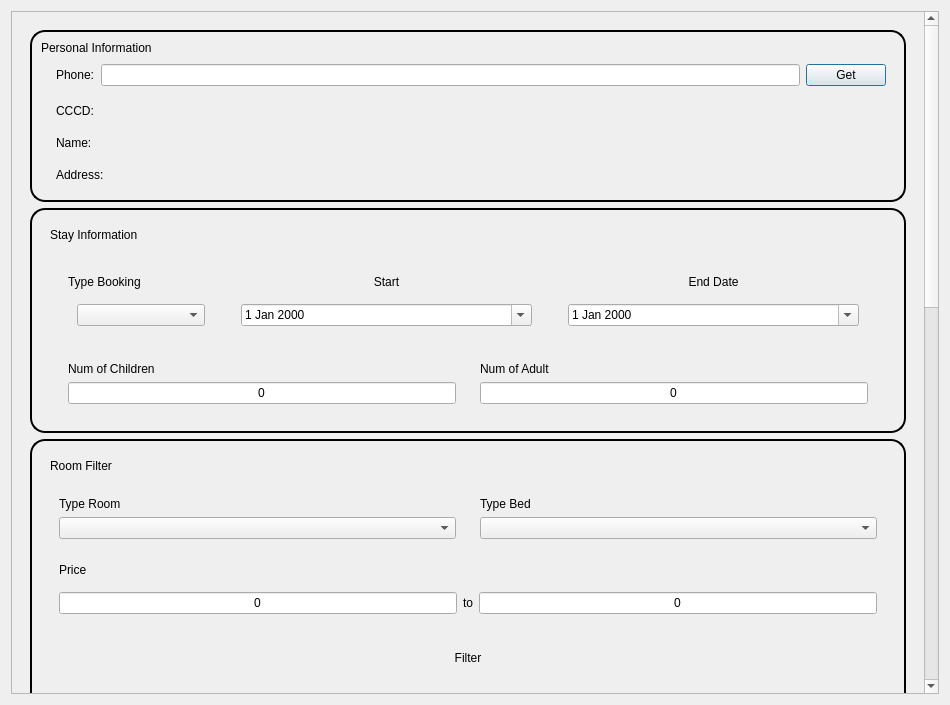
<?xml version="1.0" encoding="UTF-8"?>
<ui version="4.0">
 <class>Booking_Dialog</class>
 <widget class="QDialog" name="Booking_Dialog">
  <property name="geometry">
   <rect>
    <x>0</x>
    <y>0</y>
    <width>950</width>
    <height>705</height>
   </rect>
  </property>
  <property name="windowTitle">
   <string>Booking Dialog</string>
  </property>
  <property name="styleSheet">
   <string notr="true">QPushButton {
          background-color: #007BFF;
              color: white;  
              border: none;                
              border-radius: 10px;        
             padding: 5px 10px;        
         }
          QPushButton:hover {
               background-color: #0056b3;   
           }

background-color: rgb(255, 255, 255);</string>
  </property>
  <layout class="QVBoxLayout" name="verticalLayout_16">
   <item>
    <widget class="QScrollArea" name="scrollArea">
     <property name="frameShadow">
      <enum>QFrame::Plain</enum>
     </property>
     <property name="widgetResizable">
      <bool>true</bool>
     </property>
     <widget class="QWidget" name="scrollAreaWidgetContents">
      <property name="geometry">
       <rect>
        <x>0</x>
        <y>-1156</y>
        <width>916</width>
        <height>1841</height>
       </rect>
      </property>
      <layout class="QVBoxLayout" name="verticalLayout_30">
       <item>
        <widget class="QWidget" name="verticalWidget" native="true">
         <property name="styleSheet">
          <string notr="true">QFrame#personal_information_container,
QFrame#booking_summary_container, 
QFrame#bill_container, 
QFrame#room_filter_container,
QFrame#service_container
{
                            border: 2px solid black;
                            border-radius: 15px;
                            }
                        </string>
         </property>
         <layout class="QVBoxLayout" name="verticalLayout">
          <item>
           <widget class="QFrame" name="personal_information_container">
            <property name="styleSheet">
             <string notr="true"/>
            </property>
            <property name="frameShape">
             <enum>QFrame::Panel</enum>
            </property>
            <property name="frameShadow">
             <enum>QFrame::Plain</enum>
            </property>
            <layout class="QVBoxLayout" name="verticalLayout_2">
             <property name="spacing">
              <number>0</number>
             </property>
             <property name="sizeConstraint">
              <enum>QLayout::SetDefaultConstraint</enum>
             </property>
             <item>
              <widget class="QLabel" name="label_lb">
               <property name="text">
                <string>Personal Information</string>
               </property>
              </widget>
             </item>
             <item>
              <widget class="QWidget" name="phone_container" native="true">
               <layout class="QHBoxLayout" name="horizontalLayout_3" stretch="0,0,0">
                <property name="leftMargin">
                 <number>15</number>
                </property>
                <item>
                 <widget class="QLabel" name="label_4">
                  <property name="text">
                   <string>Phone:</string>
                  </property>
                 </widget>
                </item>
                <item>
                 <widget class="QLineEdit" name="phone_et">
                  <property name="text">
                   <string/>
                  </property>
                  <property name="alignment">
                   <set>Qt::AlignCenter</set>
                  </property>
                 </widget>
                </item>
                <item>
                 <widget class="QPushButton" name="get_user_btn">
                  <property name="text">
                   <string>Get</string>
                  </property>
                 </widget>
                </item>
               </layout>
              </widget>
             </item>
             <item>
              <widget class="QWidget" name="id_container" native="true">
               <layout class="QHBoxLayout" name="horizontalLayout_6" stretch="1,9">
                <property name="spacing">
                 <number>0</number>
                </property>
                <property name="leftMargin">
                 <number>15</number>
                </property>
                <item>
                 <widget class="QLabel" name="label">
                  <property name="text">
                   <string>CCCD:</string>
                  </property>
                 </widget>
                </item>
                <item>
                 <widget class="QLabel" name="id_lb">
                  <property name="sizePolicy">
                   <sizepolicy hsizetype="Preferred" vsizetype="Preferred">
                    <horstretch>0</horstretch>
                    <verstretch>0</verstretch>
                   </sizepolicy>
                  </property>
                  <property name="text">
                   <string/>
                  </property>
                  <property name="alignment">
                   <set>Qt::AlignCenter</set>
                  </property>
                 </widget>
                </item>
               </layout>
              </widget>
             </item>
             <item>
              <widget class="QWidget" name="name_container" native="true">
               <layout class="QHBoxLayout" name="horizontalLayout_5" stretch="1,9">
                <property name="leftMargin">
                 <number>15</number>
                </property>
                <item>
                 <widget class="QLabel" name="label_3">
                  <property name="text">
                   <string>Name:</string>
                  </property>
                 </widget>
                </item>
                <item>
                 <widget class="QLabel" name="name_lb">
                  <property name="sizePolicy">
                   <sizepolicy hsizetype="Expanding" vsizetype="Preferred">
                    <horstretch>0</horstretch>
                    <verstretch>0</verstretch>
                   </sizepolicy>
                  </property>
                  <property name="text">
                   <string/>
                  </property>
                  <property name="alignment">
                   <set>Qt::AlignCenter</set>
                  </property>
                 </widget>
                </item>
               </layout>
              </widget>
             </item>
             <item>
              <widget class="QWidget" name="address_container" native="true">
               <layout class="QHBoxLayout" name="horizontalLayout_4" stretch="1,9">
                <property name="leftMargin">
                 <number>15</number>
                </property>
                <item>
                 <widget class="QLabel" name="label_5">
                  <property name="text">
                   <string>Address:</string>
                  </property>
                 </widget>
                </item>
                <item>
                 <widget class="QLabel" name="address_lb">
                  <property name="text">
                   <string/>
                  </property>
                  <property name="alignment">
                   <set>Qt::AlignCenter</set>
                  </property>
                 </widget>
                </item>
               </layout>
              </widget>
             </item>
            </layout>
           </widget>
          </item>
          <item>
           <widget class="QFrame" name="booking_summary_container">
            <property name="styleSheet">
             <string notr="true"/>
            </property>
            <property name="frameShape">
             <enum>QFrame::Panel</enum>
            </property>
            <property name="frameShadow">
             <enum>QFrame::Plain</enum>
            </property>
            <layout class="QVBoxLayout" name="verticalLayout_3">
             <item>
              <widget class="QWidget" name="horizontalWidget_2" native="true">
               <layout class="QHBoxLayout" name="horizontalLayout_2">
                <item>
                 <widget class="QLabel" name="label_2">
                  <property name="text">
                   <string>Stay Information</string>
                  </property>
                 </widget>
                </item>
               </layout>
              </widget>
             </item>
             <item>
              <widget class="QWidget" name="widget" native="true">
               <layout class="QVBoxLayout" name="verticalLayout_15">
                <property name="spacing">
                 <number>0</number>
                </property>
                <property name="topMargin">
                 <number>0</number>
                </property>
                <property name="bottomMargin">
                 <number>9</number>
                </property>
                <item>
                 <widget class="QWidget" name="widget_9" native="true">
                  <layout class="QHBoxLayout" name="horizontalLayout" stretch="2,4,4">
                   <property name="spacing">
                    <number>0</number>
                   </property>
                   <item>
                    <widget class="QWidget" name="widget_18" native="true">
                     <layout class="QVBoxLayout" name="verticalLayout_17">
                      <item>
                       <widget class="QLabel" name="label_17">
                        <property name="text">
                         <string>Type Booking</string>
                        </property>
                       </widget>
                      </item>
                      <item>
                       <widget class="QWidget" name="widget_19" native="true">
                        <layout class="QHBoxLayout" name="horizontalLayout_11" stretch="0">
                         <item>
                          <widget class="QComboBox" name="type_booking_cb">
                           <property name="editable">
                            <bool>false</bool>
                           </property>
                           <property name="frame">
                            <bool>true</bool>
                           </property>
                          </widget>
                         </item>
                        </layout>
                       </widget>
                      </item>
                     </layout>
                    </widget>
                   </item>
                   <item>
                    <widget class="QWidget" name="widget_4" native="true">
                     <layout class="QVBoxLayout" name="verticalLayout_7">
                      <item>
                       <widget class="QLabel" name="label_7">
                        <property name="text">
                         <string>Start</string>
                        </property>
                        <property name="alignment">
                         <set>Qt::AlignCenter</set>
                        </property>
                       </widget>
                      </item>
                      <item>
                       <widget class="QWidget" name="widget_17" native="true">
                        <layout class="QHBoxLayout" name="horizontalLayout_10" stretch="9">
                         <item>
                          <widget class="QDateEdit" name="start_date_picker">
                           <property name="sizePolicy">
                            <sizepolicy hsizetype="Preferred" vsizetype="Preferred">
                             <horstretch>0</horstretch>
                             <verstretch>0</verstretch>
                            </sizepolicy>
                           </property>
                           <property name="calendarPopup">
                            <bool>true</bool>
                           </property>
                          </widget>
                         </item>
                        </layout>
                       </widget>
                      </item>
                     </layout>
                    </widget>
                   </item>
                   <item>
                    <widget class="QWidget" name="widget_5" native="true">
                     <layout class="QVBoxLayout" name="verticalLayout_8">
                      <item>
                       <widget class="QLabel" name="label_8">
                        <property name="text">
                         <string>End Date</string>
                        </property>
                        <property name="alignment">
                         <set>Qt::AlignCenter</set>
                        </property>
                       </widget>
                      </item>
                      <item>
                       <widget class="QWidget" name="widget_2" native="true">
                        <layout class="QHBoxLayout" name="horizontalLayout_16" stretch="9">
                         <item>
                          <widget class="QDateEdit" name="end_date_picker">
                           <property name="minimumDateTime">
                            <datetime>
                             <hour>0</hour>
                             <minute>0</minute>
                             <second>4</second>
                             <year>1752</year>
                             <month>9</month>
                             <day>14</day>
                            </datetime>
                           </property>
                           <property name="calendarPopup">
                            <bool>true</bool>
                           </property>
                          </widget>
                         </item>
                        </layout>
                       </widget>
                      </item>
                     </layout>
                    </widget>
                   </item>
                  </layout>
                 </widget>
                </item>
                <item>
                 <widget class="QWidget" name="widget_11" native="true">
                  <layout class="QHBoxLayout" name="horizontalLayout_8">
                   <property name="topMargin">
                    <number>0</number>
                   </property>
                   <property name="bottomMargin">
                    <number>0</number>
                   </property>
                   <item>
                    <widget class="QWidget" name="widget_13" native="true">
                     <layout class="QVBoxLayout" name="verticalLayout_13">
                      <item>
                       <widget class="QLabel" name="label_14">
                        <property name="text">
                         <string>Num of Children</string>
                        </property>
                       </widget>
                      </item>
                      <item>
                       <widget class="QLineEdit" name="num_child_et">
                        <property name="text">
                         <string>0</string>
                        </property>
                        <property name="alignment">
                         <set>Qt::AlignCenter</set>
                        </property>
                       </widget>
                      </item>
                     </layout>
                    </widget>
                   </item>
                   <item>
                    <widget class="QWidget" name="widget_14" native="true">
                     <layout class="QVBoxLayout" name="verticalLayout_14">
                      <item>
                       <widget class="QLabel" name="label_15">
                        <property name="text">
                         <string>Num of Adult</string>
                        </property>
                       </widget>
                      </item>
                      <item>
                       <widget class="QLineEdit" name="num_adult_et">
                        <property name="text">
                         <string>0</string>
                        </property>
                        <property name="alignment">
                         <set>Qt::AlignCenter</set>
                        </property>
                       </widget>
                      </item>
                     </layout>
                    </widget>
                   </item>
                  </layout>
                 </widget>
                </item>
               </layout>
              </widget>
             </item>
            </layout>
           </widget>
          </item>
          <item>
           <widget class="QFrame" name="room_filter_container">
            <property name="styleSheet">
             <string notr="true"/>
            </property>
            <property name="frameShape">
             <enum>QFrame::Panel</enum>
            </property>
            <property name="frameShadow">
             <enum>QFrame::Plain</enum>
            </property>
            <layout class="QVBoxLayout" name="verticalLayout_25">
             <item>
              <widget class="QWidget" name="horizontalWidget_14" native="true">
               <layout class="QVBoxLayout" name="verticalLayout_5">
                <item>
                 <widget class="QLabel" name="label_16">
                  <property name="text">
                   <string>Room Filter</string>
                  </property>
                 </widget>
                </item>
               </layout>
              </widget>
             </item>
             <item>
              <widget class="QWidget" name="widget_15" native="true">
               <layout class="QHBoxLayout" name="horizontalLayout_9" stretch="0,0">
                <property name="topMargin">
                 <number>0</number>
                </property>
                <property name="bottomMargin">
                 <number>0</number>
                </property>
                <item>
                 <widget class="QWidget" name="widget_16" native="true">
                  <layout class="QVBoxLayout" name="verticalLayout_11">
                   <item>
                    <widget class="QLabel" name="label_11">
                     <property name="text">
                      <string>Type Room</string>
                     </property>
                    </widget>
                   </item>
                   <item>
                    <widget class="QComboBox" name="type_room_cb"/>
                   </item>
                  </layout>
                 </widget>
                </item>
                <item>
                 <widget class="QWidget" name="widget_20" native="true">
                  <layout class="QVBoxLayout" name="verticalLayout_12">
                   <item>
                    <widget class="QLabel" name="label_12">
                     <property name="text">
                      <string>Type Bed</string>
                     </property>
                    </widget>
                   </item>
                   <item>
                    <widget class="QComboBox" name="type_bed_cb"/>
                   </item>
                  </layout>
                 </widget>
                </item>
               </layout>
              </widget>
             </item>
             <item>
              <widget class="QWidget" name="widget_29" native="true">
               <layout class="QHBoxLayout" name="horizontalLayout_17" stretch="5">
                <property name="topMargin">
                 <number>0</number>
                </property>
                <property name="bottomMargin">
                 <number>0</number>
                </property>
                <item>
                 <widget class="QWidget" name="widget_30" native="true">
                  <layout class="QVBoxLayout" name="verticalLayout_23">
                   <item>
                    <widget class="QLabel" name="label_18">
                     <property name="text">
                      <string>Price</string>
                     </property>
                    </widget>
                   </item>
                   <item>
                    <widget class="QWidget" name="widget_3" native="true">
                     <layout class="QHBoxLayout" name="horizontalLayout_18">
                      <property name="spacing">
                       <number>6</number>
                      </property>
                      <property name="leftMargin">
                       <number>0</number>
                      </property>
                      <property name="rightMargin">
                       <number>0</number>
                      </property>
                      <item>
                       <widget class="QLineEdit" name="price_min_et">
                        <property name="text">
                         <string>0</string>
                        </property>
                        <property name="alignment">
                         <set>Qt::AlignCenter</set>
                        </property>
                       </widget>
                      </item>
                      <item>
                       <widget class="QLabel" name="label_6">
                        <property name="text">
                         <string>to</string>
                        </property>
                       </widget>
                      </item>
                      <item>
                       <widget class="QLineEdit" name="price_max_et">
                        <property name="text">
                         <string>0</string>
                        </property>
                        <property name="alignment">
                         <set>Qt::AlignCenter</set>
                        </property>
                       </widget>
                      </item>
                     </layout>
                    </widget>
                   </item>
                  </layout>
                 </widget>
                </item>
               </layout>
              </widget>
             </item>
             <item>
              <widget class="QWidget" name="widget_31" native="true">
               <layout class="QVBoxLayout" name="verticalLayout_24">
                <item>
                 <widget class="QPushButton" name="filter_room_btn">
                  <property name="text">
                   <string>Filter</string>
                  </property>
                  <property name="flat">
                   <bool>true</bool>
                  </property>
                 </widget>
                </item>
               </layout>
              </widget>
             </item>
             <item>
              <widget class="QWidget" name="widget_23" native="true">
               <layout class="QHBoxLayout" name="horizontalLayout_19">
                <property name="topMargin">
                 <number>0</number>
                </property>
                <property name="bottomMargin">
                 <number>0</number>
                </property>
                <item>
                 <widget class="QWidget" name="widget_24" native="true">
                  <layout class="QVBoxLayout" name="verticalLayout_20">
                   <item>
                    <widget class="QLabel" name="label_19">
                     <property name="text">
                      <string>Room</string>
                     </property>
                    </widget>
                   </item>
                   <item>
                    <widget class="QComboBox" name="rooms_cb"/>
                   </item>
                  </layout>
                 </widget>
                </item>
               </layout>
              </widget>
             </item>
             <item>
              <widget class="QFrame" name="room_information_container">
               <property name="styleSheet">
                <string notr="true"/>
               </property>
               <property name="frameShape">
                <enum>QFrame::StyledPanel</enum>
               </property>
               <property name="frameShadow">
                <enum>QFrame::Plain</enum>
               </property>
               <layout class="QVBoxLayout" name="verticalLayout_4">
                <item>
                 <widget class="QWidget" name="horizontalWidget_13" native="true">
                  <layout class="QHBoxLayout" name="horizontalLayout_13">
                   <item>
                    <widget class="QLabel" name="label_13">
                     <property name="text">
                      <string>Room Information</string>
                     </property>
                    </widget>
                   </item>
                  </layout>
                 </widget>
                </item>
                <item>
                 <widget class="QWidget" name="widget_10" native="true">
                  <layout class="QHBoxLayout" name="horizontalLayout_7" stretch="5,5">
                   <property name="topMargin">
                    <number>0</number>
                   </property>
                   <property name="bottomMargin">
                    <number>0</number>
                   </property>
                   <item>
                    <widget class="QWidget" name="widget_6" native="true">
                     <layout class="QVBoxLayout" name="verticalLayout_9">
                      <item>
                       <widget class="QLabel" name="label_9">
                        <property name="text">
                         <string>Type Room</string>
                        </property>
                       </widget>
                      </item>
                      <item>
                       <widget class="QLabel" name="type_room_lb">
                        <property name="frameShape">
                         <enum>QFrame::StyledPanel</enum>
                        </property>
                        <property name="text">
                         <string/>
                        </property>
                        <property name="alignment">
                         <set>Qt::AlignCenter</set>
                        </property>
                       </widget>
                      </item>
                     </layout>
                    </widget>
                   </item>
                   <item>
                    <widget class="QWidget" name="widget_7" native="true">
                     <layout class="QVBoxLayout" name="verticalLayout_10">
                      <item>
                       <widget class="QLabel" name="label_10">
                        <property name="text">
                         <string>Type Bed</string>
                        </property>
                       </widget>
                      </item>
                      <item>
                       <widget class="QLabel" name="type_bed_lb">
                        <property name="frameShape">
                         <enum>QFrame::StyledPanel</enum>
                        </property>
                        <property name="text">
                         <string/>
                        </property>
                        <property name="alignment">
                         <set>Qt::AlignCenter</set>
                        </property>
                       </widget>
                      </item>
                     </layout>
                    </widget>
                   </item>
                  </layout>
                 </widget>
                </item>
                <item>
                 <widget class="QWidget" name="widget_25" native="true">
                  <layout class="QHBoxLayout" name="horizontalLayout_15" stretch="5,5">
                   <property name="topMargin">
                    <number>0</number>
                   </property>
                   <property name="bottomMargin">
                    <number>0</number>
                   </property>
                   <item>
                    <widget class="QWidget" name="widget_8" native="true">
                     <layout class="QVBoxLayout" name="verticalLayout_18">
                      <item>
                       <widget class="QLabel" name="label_20">
                        <property name="text">
                         <string>Maximum People</string>
                        </property>
                       </widget>
                      </item>
                      <item>
                       <widget class="QLabel" name="maxinum_people_lb">
                        <property name="frameShape">
                         <enum>QFrame::StyledPanel</enum>
                        </property>
                        <property name="text">
                         <string/>
                        </property>
                        <property name="alignment">
                         <set>Qt::AlignCenter</set>
                        </property>
                       </widget>
                      </item>
                     </layout>
                    </widget>
                   </item>
                   <item>
                    <widget class="QWidget" name="widget_26" native="true">
                     <layout class="QVBoxLayout" name="verticalLayout_21">
                      <item>
                       <widget class="QLabel" name="label_21">
                        <property name="text">
                         <string>Price</string>
                        </property>
                       </widget>
                      </item>
                      <item>
                       <widget class="QLabel" name="price_lb">
                        <property name="frameShape">
                         <enum>QFrame::StyledPanel</enum>
                        </property>
                        <property name="text">
                         <string/>
                        </property>
                        <property name="alignment">
                         <set>Qt::AlignCenter</set>
                        </property>
                       </widget>
                      </item>
                     </layout>
                    </widget>
                   </item>
                  </layout>
                 </widget>
                </item>
                <item>
                 <widget class="QWidget" name="widget_27" native="true">
                  <layout class="QHBoxLayout" name="horizontalLayout_20" stretch="5">
                   <property name="topMargin">
                    <number>0</number>
                   </property>
                   <property name="bottomMargin">
                    <number>0</number>
                   </property>
                   <item>
                    <widget class="QWidget" name="widget_21" native="true">
                     <layout class="QVBoxLayout" name="verticalLayout_19">
                      <item>
                       <widget class="QLabel" name="label_25">
                        <property name="text">
                         <string>Room</string>
                        </property>
                       </widget>
                      </item>
                      <item>
                       <widget class="QLabel" name="room_lb">
                        <property name="frameShape">
                         <enum>QFrame::StyledPanel</enum>
                        </property>
                        <property name="text">
                         <string/>
                        </property>
                        <property name="alignment">
                         <set>Qt::AlignCenter</set>
                        </property>
                       </widget>
                      </item>
                     </layout>
                    </widget>
                   </item>
                  </layout>
                 </widget>
                </item>
                <item>
                 <widget class="QWidget" name="widget_12" native="true">
                  <layout class="QHBoxLayout" name="horizontalLayout_14">
                   <property name="topMargin">
                    <number>0</number>
                   </property>
                   <property name="bottomMargin">
                    <number>0</number>
                   </property>
                  </layout>
                 </widget>
                </item>
               </layout>
              </widget>
             </item>
            </layout>
           </widget>
          </item>
          <item>
           <widget class="QFrame" name="service_container">
            <property name="styleSheet">
             <string notr="true"/>
            </property>
            <property name="frameShape">
             <enum>QFrame::Panel</enum>
            </property>
            <property name="frameShadow">
             <enum>QFrame::Plain</enum>
            </property>
            <layout class="QVBoxLayout" name="verticalLayout_6">
             <item>
              <widget class="QWidget" name="horizontalWidget_15" native="true">
               <layout class="QHBoxLayout" name="horizontalLayout_21">
                <item>
                 <widget class="QLabel" name="label_22">
                  <property name="text">
                   <string>Service</string>
                  </property>
                 </widget>
                </item>
               </layout>
              </widget>
             </item>
             <item>
              <widget class="QWidget" name="widget_22" native="true">
               <layout class="QHBoxLayout" name="horizontalLayout_22">
                <property name="topMargin">
                 <number>0</number>
                </property>
                <property name="bottomMargin">
                 <number>0</number>
                </property>
               </layout>
              </widget>
             </item>
             <item>
              <widget class="QWidget" name="widget_28" native="true">
               <layout class="QHBoxLayout" name="horizontalLayout_26" stretch="3,3">
                <item>
                 <widget class="QWidget" name="widget_32" native="true">
                  <layout class="QVBoxLayout" name="verticalLayout_22">
                   <item>
                    <widget class="QListView" name="service_lw"/>
                   </item>
                  </layout>
                 </widget>
                </item>
                <item>
                 <widget class="QWidget" name="widget_34" native="true">
                  <layout class="QHBoxLayout" name="horizontalLayout_27">
                   <item>
                    <widget class="QWidget" name="widget_35" native="true">
                     <layout class="QVBoxLayout" name="verticalLayout_26">
                      <item>
                       <widget class="QLineEdit" name="search_service">
                        <property name="placeholderText">
                         <string>Enter name of service to find</string>
                        </property>
                       </widget>
                      </item>
                      <item>
                       <widget class="QComboBox" name="services_cb">
                        <property name="editable">
                         <bool>false</bool>
                        </property>
                        <property name="frame">
                         <bool>true</bool>
                        </property>
                       </widget>
                      </item>
                     </layout>
                    </widget>
                   </item>
                   <item>
                    <widget class="QPushButton" name="add_service_btn">
                     <property name="text">
                      <string>Add</string>
                     </property>
                    </widget>
                   </item>
                  </layout>
                 </widget>
                </item>
               </layout>
              </widget>
             </item>
             <item>
              <widget class="QWidget" name="widget_33" native="true">
               <layout class="QHBoxLayout" name="horizontalLayout_23">
                <property name="topMargin">
                 <number>0</number>
                </property>
                <property name="bottomMargin">
                 <number>0</number>
                </property>
               </layout>
              </widget>
             </item>
             <item>
              <widget class="QWidget" name="widget_36" native="true">
               <layout class="QHBoxLayout" name="horizontalLayout_24">
                <property name="topMargin">
                 <number>0</number>
                </property>
                <property name="bottomMargin">
                 <number>0</number>
                </property>
               </layout>
              </widget>
             </item>
             <item>
              <widget class="QWidget" name="widget_38" native="true">
               <layout class="QHBoxLayout" name="horizontalLayout_25">
                <property name="topMargin">
                 <number>0</number>
                </property>
                <property name="bottomMargin">
                 <number>0</number>
                </property>
               </layout>
              </widget>
             </item>
            </layout>
           </widget>
          </item>
          <item>
           <widget class="QFrame" name="bill_container">
            <property name="styleSheet">
             <string notr="true"/>
            </property>
            <property name="frameShape">
             <enum>QFrame::Panel</enum>
            </property>
            <property name="frameShadow">
             <enum>QFrame::Plain</enum>
            </property>
            <layout class="QVBoxLayout" name="verticalLayout_27">
             <item>
              <widget class="QWidget" name="horizontalWidget_16" native="true">
               <layout class="QVBoxLayout" name="verticalLayout_28">
                <item>
                 <widget class="QLabel" name="label_23">
                  <property name="text">
                   <string>Bill</string>
                  </property>
                 </widget>
                </item>
               </layout>
              </widget>
             </item>
             <item>
              <widget class="QWidget" name="widget_37" native="true">
               <layout class="QVBoxLayout" name="verticalLayout_29">
                <item>
                 <widget class="QWidget" name="widget_39" native="true">
                  <layout class="QHBoxLayout" name="horizontalLayout_28">
                   <item>
                    <widget class="QLabel" name="label_24">
                     <property name="text">
                      <string>Room Price</string>
                     </property>
                     <property name="alignment">
                      <set>Qt::AlignCenter</set>
                     </property>
                    </widget>
                   </item>
                   <item>
                    <widget class="QLabel" name="room_price_lb">
                     <property name="text">
                      <string/>
                     </property>
                     <property name="alignment">
                      <set>Qt::AlignCenter</set>
                     </property>
                    </widget>
                   </item>
                  </layout>
                 </widget>
                </item>
                <item>
                 <widget class="QWidget" name="widget_40" native="true">
                  <layout class="QHBoxLayout" name="horizontalLayout_29">
                   <item>
                    <widget class="QLabel" name="label_26">
                     <property name="text">
                      <string>Duration</string>
                     </property>
                     <property name="alignment">
                      <set>Qt::AlignCenter</set>
                     </property>
                    </widget>
                   </item>
                   <item>
                    <widget class="QLabel" name="duration_lb">
                     <property name="text">
                      <string/>
                     </property>
                     <property name="alignment">
                      <set>Qt::AlignCenter</set>
                     </property>
                    </widget>
                   </item>
                  </layout>
                 </widget>
                </item>
                <item>
                 <widget class="QWidget" name="widget_41" native="true">
                  <layout class="QHBoxLayout" name="horizontalLayout_30">
                   <item>
                    <widget class="QLabel" name="label_29">
                     <property name="text">
                      <string>Room Total Price</string>
                     </property>
                     <property name="alignment">
                      <set>Qt::AlignCenter</set>
                     </property>
                    </widget>
                   </item>
                   <item>
                    <widget class="QLabel" name="room_total_price_lb">
                     <property name="text">
                      <string/>
                     </property>
                     <property name="alignment">
                      <set>Qt::AlignCenter</set>
                     </property>
                    </widget>
                   </item>
                  </layout>
                 </widget>
                </item>
                <item>
                 <widget class="QWidget" name="widget_42" native="true">
                  <layout class="QHBoxLayout" name="horizontalLayout_31">
                   <item>
                    <widget class="QLabel" name="label_27">
                     <property name="text">
                      <string>Service Total Price</string>
                     </property>
                     <property name="alignment">
                      <set>Qt::AlignCenter</set>
                     </property>
                    </widget>
                   </item>
                   <item>
                    <widget class="QLabel" name="service_total_price_lb">
                     <property name="text">
                      <string/>
                     </property>
                     <property name="alignment">
                      <set>Qt::AlignCenter</set>
                     </property>
                    </widget>
                   </item>
                  </layout>
                 </widget>
                </item>
                <item>
                 <widget class="QWidget" name="widget_43" native="true">
                  <layout class="QHBoxLayout" name="horizontalLayout_32" stretch="5,5">
                   <item>
                    <widget class="QLabel" name="label_28">
                     <property name="text">
                      <string>Prepaid</string>
                     </property>
                     <property name="alignment">
                      <set>Qt::AlignCenter</set>
                     </property>
                    </widget>
                   </item>
                   <item>
                    <widget class="QLineEdit" name="prepaid_ld"/>
                   </item>
                  </layout>
                 </widget>
                </item>
                <item>
                 <widget class="Line" name="line">
                  <property name="frameShadow">
                   <enum>QFrame::Plain</enum>
                  </property>
                  <property name="lineWidth">
                   <number>1</number>
                  </property>
                  <property name="orientation">
                   <enum>Qt::Horizontal</enum>
                  </property>
                 </widget>
                </item>
                <item>
                 <widget class="QWidget" name="widget_44" native="true">
                  <layout class="QHBoxLayout" name="horizontalLayout_33">
                   <item>
                    <widget class="QLabel" name="label_30">
                     <property name="font">
                      <font>
                       <weight>75</weight>
                       <bold>true</bold>
                       <underline>false</underline>
                       <strikeout>false</strikeout>
                       <kerning>true</kerning>
                      </font>
                     </property>
                     <property name="text">
                      <string>Total Price</string>
                     </property>
                     <property name="alignment">
                      <set>Qt::AlignCenter</set>
                     </property>
                    </widget>
                   </item>
                   <item>
                    <widget class="QLabel" name="total_price_lb">
                     <property name="text">
                      <string/>
                     </property>
                     <property name="alignment">
                      <set>Qt::AlignCenter</set>
                     </property>
                    </widget>
                   </item>
                  </layout>
                 </widget>
                </item>
               </layout>
              </widget>
             </item>
            </layout>
           </widget>
          </item>
          <item>
           <widget class="QLabel" name="message_lb">
            <property name="text">
             <string/>
            </property>
            <property name="alignment">
             <set>Qt::AlignCenter</set>
            </property>
           </widget>
          </item>
          <item>
           <widget class="QWidget" name="btn_container" native="true">
            <property name="styleSheet">
             <string notr="true"/>
            </property>
            <layout class="QHBoxLayout" name="horizontalLayout_12">
             <property name="spacing">
              <number>9</number>
             </property>
             <property name="leftMargin">
              <number>0</number>
             </property>
             <property name="topMargin">
              <number>10</number>
             </property>
             <property name="rightMargin">
              <number>10</number>
             </property>
             <property name="bottomMargin">
              <number>0</number>
             </property>
             <item>
              <spacer name="horizontalSpacer">
               <property name="orientation">
                <enum>Qt::Horizontal</enum>
               </property>
               <property name="sizeHint" stdset="0">
                <size>
                 <width>40</width>
                 <height>20</height>
                </size>
               </property>
              </spacer>
             </item>
             <item>
              <widget class="QPushButton" name="create_booking_btn">
               <property name="text">
                <string>Create</string>
               </property>
               <property name="flat">
                <bool>true</bool>
               </property>
              </widget>
             </item>
             <item>
              <widget class="QPushButton" name="cancel_btn">
               <property name="text">
                <string>Cancel</string>
               </property>
               <property name="flat">
                <bool>true</bool>
               </property>
              </widget>
             </item>
            </layout>
           </widget>
          </item>
         </layout>
        </widget>
       </item>
      </layout>
     </widget>
    </widget>
   </item>
  </layout>
 </widget>
 <resources/>
 <connections/>
</ui>
